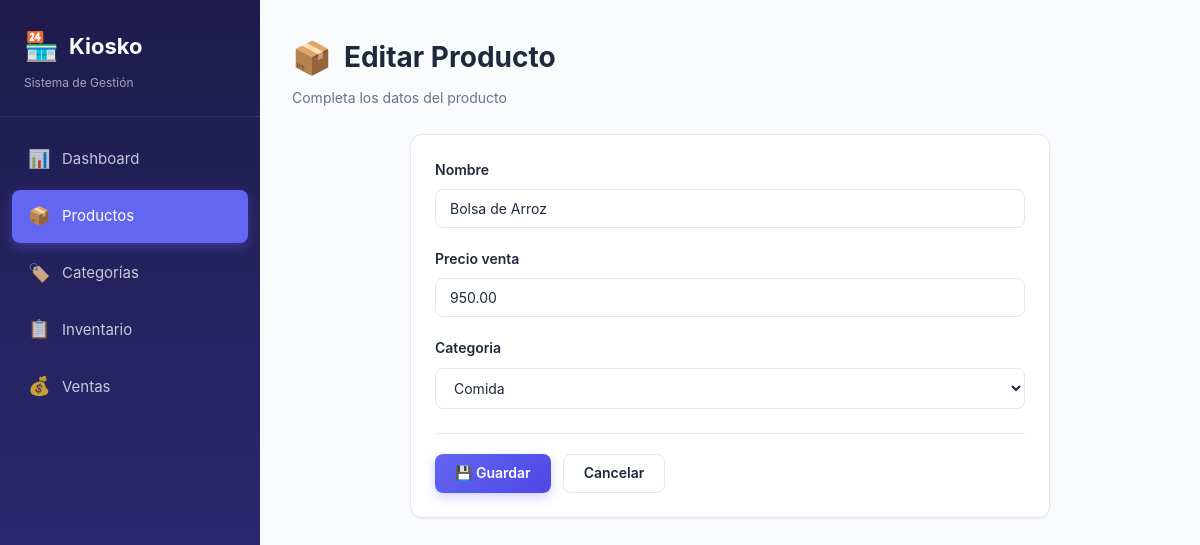
Page /productos/1/editar/ on the committed database.
### tienda/models.py (models this page shows, shortened)
class Producto(models.Model):
    nombre = models.CharField(max_length=150)
    precio_venta = models.DecimalField(max_digits=10, decimal_places=2,
                                        validators=[MinValueValidator(0)])
    categoria = models.ForeignKey(Categoria, on_delete=models.CASCADE,
                                  related_name='productos')
    creado = models.DateTimeField(auto_now_add=True)
    class Meta:
        verbose_name = 'Producto'
        verbose_name_plural = 'Productos'
        ordering = ['nombre']

### tienda/views.py (the view)
# urls.py: path('productos/<int:pk>/editar/', views.producto_editar, name='producto_editar'),
def producto_editar(request, pk):
    producto = get_object_or_404(Producto, pk=pk)
    if request.method == 'POST':
        form = ProductoForm(request.POST, instance=producto)
        if form.is_valid():
            form.save()
            messages.success(request, 'Producto actualizado.')
            return redirect('producto_lista')
    else:
        form = ProductoForm(instance=producto)
    return render(request, 'productos/form.html', {
        'form': form, 'accion': 'Editar', 'seccion': 'productos'
    })

### tienda/forms.py
class ProductoForm(forms.ModelForm):
    class Meta:
        model = Producto
        fields = ['nombre', 'precio_venta', 'categoria']
        widgets = {
            'nombre': forms.TextInput(attrs={'class': 'form-input'}),
            'precio_venta': forms.NumberInput(attrs={'class': 'form-input', 'step': '0.10'}),
            'categoria': forms.Select(attrs={'class': 'form-input'}),
        }

### tienda/models.py (called while the page is built)
    def __str__(self):
        return self.nombre

### templates/productos/form.html (shortened to what this page needs)
{% extends 'base.html' %}
{% block content %}
<div class="page-header">
    <div>
        <h1 class="page-title"><span class="title-icon">📦</span> {{ accion }} Producto</h1>
        <p class="page-subtitle">Completa los datos del producto</p>
    </div>
</div>
<div class="form-container">
    <div class="card">
        <div class="card-body">
            <form method="post">
                {% for field in form %}
                <div class="form-group">
                    <label for="{{ field.id_for_label }}">{{ field.label }}</label>
                    {{ field }}
                </div>
                {% endfor %}
                <div class="form-actions">
                    <button type="submit" class="btn btn-primary">💾 Guardar</button>
                    <a href="{% url 'producto_lista' %}" class="btn btn-secondary">Cancelar</a>
                </div>
            </form>
        </div>
    </div>
</div>
{% endblock %}

### static/css/style.css (style rules this page uses)
* { margin: 0; padding: 0; box-sizing: border-box; }
:root { --primary: #6366f1; --primary-dark: #4f46e5; --primary-light: #818cf8; --secondary: #ec4899; --success: #10b981; --warning: #f59e0b; --danger: #ef4444; --bg: #f8fafc; --surface: #ffffff; --text: #1e293b; --text-muted: #64748b; --border: #e2e8f0; --shadow-sm: 0 1px 2px rgba(0,0,0,0.05); --shadow: 0 4px 6px -1px rgba(0,0,0,0.1), 0 2px 4px -1px rgba(0,0,0,0.06); --shadow-lg: 0 10px 25px -3px rgba(0,0,0,0.1); --radius: 12px; --radius-sm: 8px; --sidebar-width: 260px; }
body { font-family: -apple-system, BlinkMacSystemFont, 'Segoe UI', Roboto, 'Helvetica Neue', Arial, sans-serif; background: var(--bg); color: var(--text); line-height: 1.6; min-height: 100vh; }
.page-header { display: flex; justify-content: space-between; align-items: center; margin-bottom: 24px; flex-wrap: wrap; gap: 16px; }
.page-title { font-size: 28px; font-weight: 700; color: var(--text); display: flex; align-items: center; gap: 12px; }
.page-title .title-icon { font-size: 32px; }
.page-subtitle { color: var(--text-muted); font-size: 14px; margin-top: 4px; }
.btn { display: inline-flex; align-items: center; gap: 8px; padding: 10px 20px; border: none; border-radius: var(--radius-sm); font-size: 14px; font-weight: 600; cursor: pointer; text-decoration: none; transition: all 0.2s; line-height: 1.2; font-family: inherit; }
.btn-primary { background: linear-gradient(135deg, var(--primary) 0%, var(--primary-dark) 100%); color: white; box-shadow: 0 4px 12px rgba(99,102,241,0.3); }
.btn-secondary { background: white; color: var(--text); border: 1px solid var(--border); }
.card { background: var(--surface); border-radius: var(--radius); box-shadow: var(--shadow-sm); border: 1px solid var(--border); overflow: hidden; }
.card-body { padding: 24px; }
.form-input { padding: 10px 14px; border: 1px solid var(--border); border-radius: var(--radius-sm); font-size: 14px; font-family: inherit; background: white; transition: all 0.2s; min-width: 200px; color: var(--text); }
select.form-input { cursor: pointer; }
.form-container { max-width: 640px; margin: 0 auto; }
.form-group { margin-bottom: 20px; }
.form-group label { display: block; font-size: 14px; font-weight: 600; margin-bottom: 8px; color: var(--text); }
.form-group .form-input { width: 100%; min-width: 0; }
.form-actions { display: flex; gap: 12px; margin-top: 24px; padding-top: 20px; border-top: 1px solid var(--border); }

### rows in the picture
Producto: form "Bolsa de Arroz" "950.00" "Comida"

### other values in the picture
{{ accion }} "Editar"
{{ field.label }} "Nombre" "Precio venta" "Categoria"
